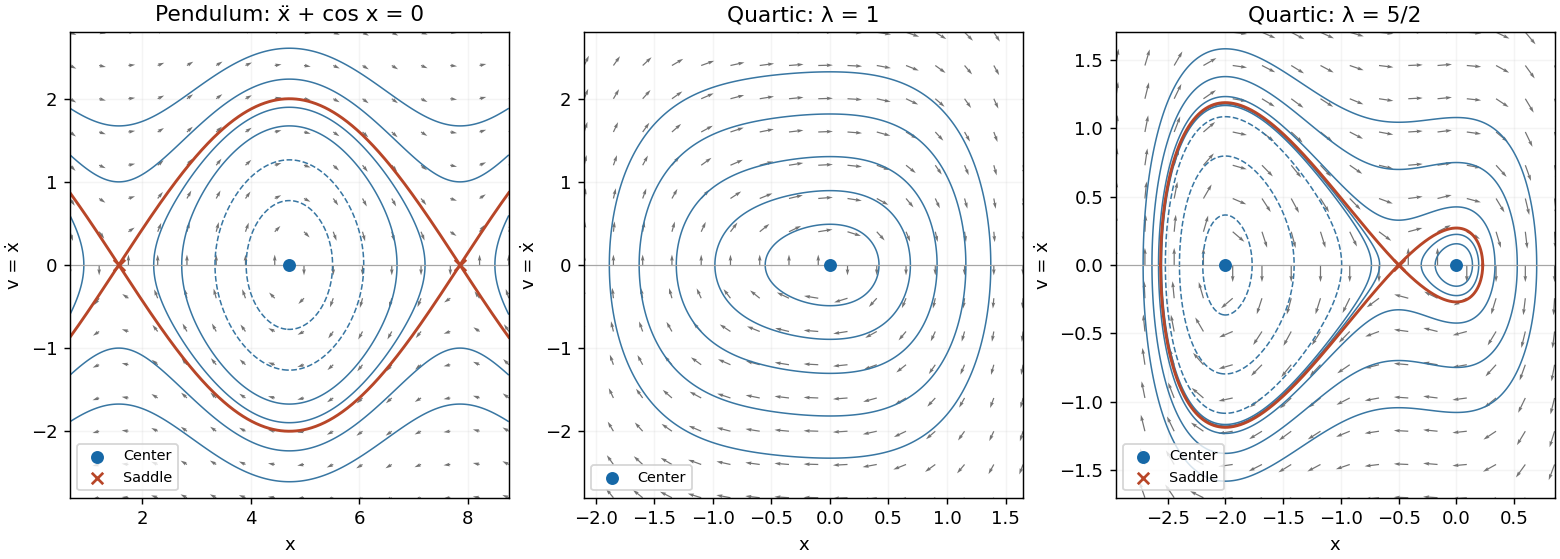

This figure's Python source:
"""Original conservative phase portraits; Python 3.14, NumPy 2.3.5, Matplotlib 3.10.7.
Writes an opaque PNG basename in caller CWD and honors caller MPLCONFIGDIR.
"""
import numpy as np
import matplotlib
matplotlib.use('Agg')
import matplotlib.pyplot as plt

fig,axes=plt.subplots(1,3,figsize=(12,4.3),layout='constrained',facecolor='white')
configs=[('Pendulum: ẍ + cos x = 0',(np.pi/2-.9,5*np.pi/2+.9),(-2.8,2.8),None),('Quartic: λ = 1',(-2.1,1.65),(-2.8,2.8),1),('Quartic: λ = 5/2',(-2.95,.85),(-1.7,1.7),2.5)]
for ax,(title,xlim,vlim,lam) in zip(axes,configs):
    x=np.linspace(*xlim,800)
    v=np.linspace(*vlim,650)
    X,V=np.meshgrid(x,v)
    pot=lambda x: np.sin(x) if lam is None else x**4/4+lam*x**3/3+x*x/2
    force=lambda x:-np.cos(x) if lam is None else -x*(x*x+lam*x+1)
    h=V*V/2+pot(X)
    levels=[-.7,-.2,.4,.8,1.5,2.4] if lam is None else ([.12,.4,.85,1.65,2.7] if lam==1 else [-.6,-.35,-.08,.012,.025,.09,.28,.58])
    ax.contour(X,V,h,levels=levels,colors='#3876a2',linewidths=.85)
    ax.set(xlim=xlim,ylim=vlim,xlabel='x',ylabel='v = ẋ',title=title)
    ax.axhline(0,color='0.65',lw=.65)
    ax.grid(alpha=.13)
    xx,vv=np.meshgrid(np.linspace(*xlim,16),np.linspace(*vlim,15))
    ff=force(xx)
    nn=np.hypot(vv,ff)
    good=nn>1e-8
    ax.quiver(xx[good],vv[good],(vv/np.maximum(nn,1e-8))[good],(ff/np.maximum(nn,1e-8))[good],angles='xy',scale_units='xy',scale=8,color='0.45',width=.0028)
    if lam is None:
        saddles=np.array([np.pi/2,5*np.pi/2]);centers=[3*np.pi/2]
        # Exact saddle and center knots ensure zero separatrix velocity at saddles.
        sx=np.unique(np.r_[x,saddles,centers])
        speed=np.sqrt(np.maximum(2*(1-np.sin(sx)),0))
        for sign in [-1,1]:ax.plot(sx,sign*speed,color='#b84628',lw=1.6)
    elif lam==1:
        saddles=[];centers=[0]
    else:
        saddles=[-.5];centers=[-2,0]
        left,right=(-7-np.sqrt(70))/6,(-7+np.sqrt(70))/6
        hs=7/192
        for lo,hi in [(left,-.5),(-.5,right)]:
            sx=np.unique(np.r_[np.linspace(lo,hi,700),lo,hi])
            speed=np.sqrt(np.maximum(2*(hs-pot(sx)),0))
            speed[[0,-1]]=0  # Exact turning point and saddle values.
            for sign in [-1,1]:ax.plot(sx,sign*speed,color='#b84628',lw=1.6)
    ax.scatter(centers,np.zeros(len(centers)),s=38,c='#1668a7',zorder=6,label='Center')
    if len(saddles):ax.scatter(saddles,np.zeros(len(saddles)),s=40,c='#b84628',marker='x',zorder=6,label='Saddle')
    ax.legend(fontsize=8,loc='lower left')
fig.savefig('paper-2-phase-portraits.png',dpi=130,facecolor='white',transparent=False)
plt.close(fig)
